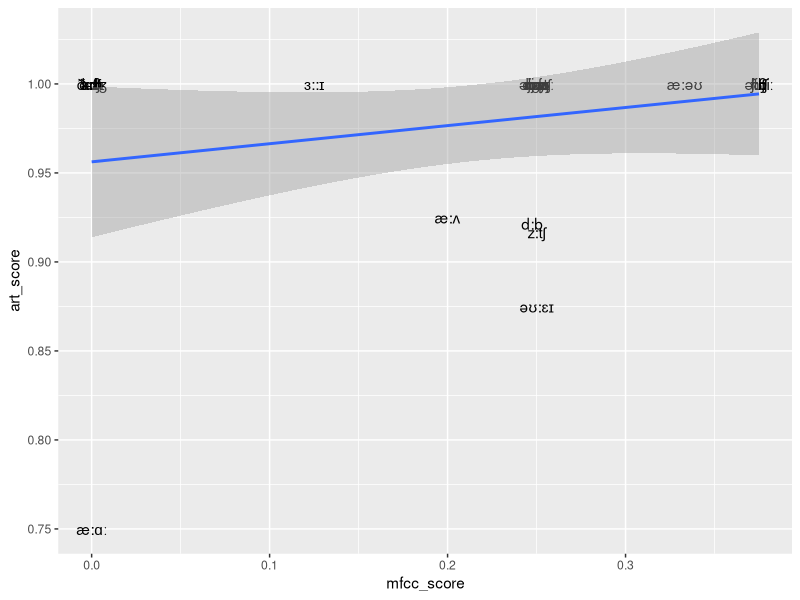
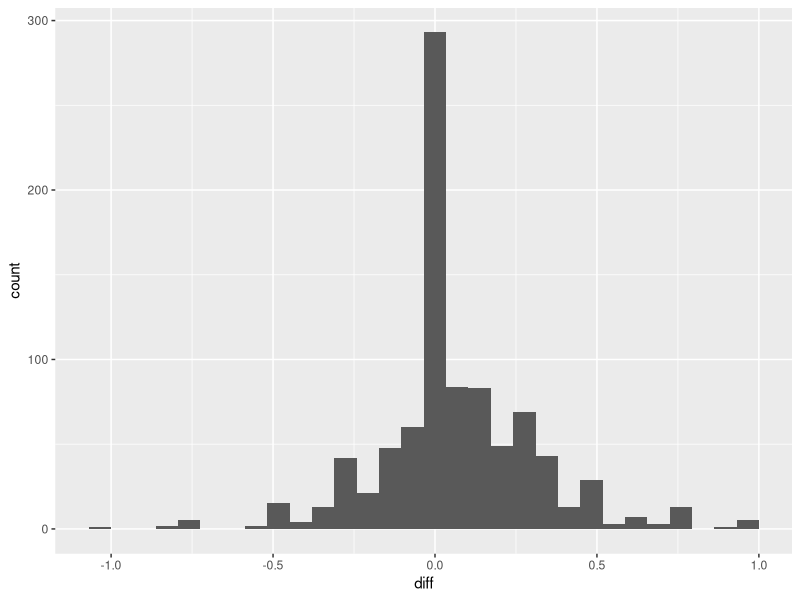

Write the R code that produced these figures, in order.
## ---- chunk 1
library(magrittr)
mngu0_mfcc <- readr::read_csv("abx_scores/mngu0_mfcc_test_abx.csv")
mngu0_art <- readr::read_csv("abx_scores/mngu0_ema_15_test_abx.csv")
mngu0_mlp <- readr::read_csv("abx_scores/mngu0_mlp_mngu15_15_test_abx.csv")
mngu0_rnn <- readr::read_csv("abx_scores/mngu0_rnn_mngu15_15_test_abx.csv")
mocha_mfcc_allspk <- readr::read_csv("abx_scores/mocha_mfcc_test_abx.csv")
mocha_art_allspk <- readr::read_csv("abx_scores/mocha_ema_15_test_abx.csv")
mocha_mfcc_withinspk <- readr::read_csv("abx_scores/mocha_mfcc_test_byspk_abx.csv")
mocha_art_withinspk <- readr::read_csv("abx_scores/mocha_ema_15_test_byspk_abx.csv")

mocha_rnn_multi_allspk <- readr::read_csv("abx_scores/mocha_rnn_multi15_15_test_abx.csv")
mocha_rnn_multi_withinspk <- readr::read_csv("abx_scores/mocha_rnn_multi15_15_test_byspk_abx.csv")
## ---- chunk 2
art_vs_mfcc <- mocha_mfcc_allspk %>% dplyr::rename(mfcc_score=score) %>%
  dplyr::inner_join(mocha_art_allspk) %>%
  dplyr::rename(art_score=score) %>%
  dplyr::mutate(diff=(art_score-mfcc_score)) %>%
  dplyr::group_by(phone_1, phone_2) %>%
  dplyr::summarize(diff=mean(diff), art_score=mean(art_score),
                   mfcc_score=mean(mfcc_score)) %>%
  dplyr::ungroup()

ggplot2::ggplot(dplyr::filter(art_vs_mfcc, diff >= 0.6),
                ggplot2::aes(y=art_score, x=mfcc_score,
                             label=paste(phone_1, phone_2, sep=":"))) +
  ggplot2::geom_text() +
  ggplot2::geom_smooth(method="lm")

ggplot2::ggplot(art_vs_mfcc, ggplot2::aes(x=diff)) +
  ggplot2::geom_histogram()

